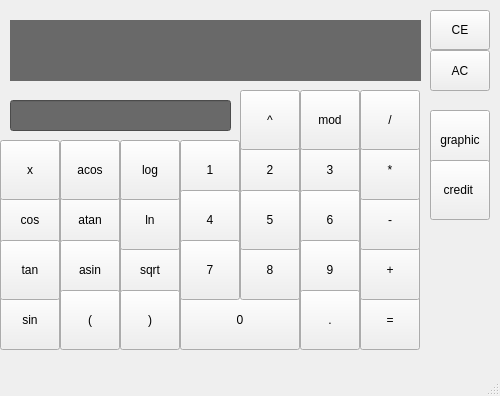
<?xml version="1.0" encoding="UTF-8"?>
<ui version="4.0">
 <class>MainWindow</class>
 <widget class="QMainWindow" name="MainWindow">
  <property name="geometry">
   <rect>
    <x>0</x>
    <y>0</y>
    <width>500</width>
    <height>396</height>
   </rect>
  </property>
  <property name="windowTitle">
   <string>MainWindow</string>
  </property>
  <property name="styleSheet">
   <string notr="true"/>
  </property>
  <widget class="QWidget" name="centralwidget">
   <widget class="QPushButton" name="pushButton_number_0">
    <property name="geometry">
     <rect>
      <x>180</x>
      <y>290</y>
      <width>120</width>
      <height>60</height>
     </rect>
    </property>
    <property name="text">
     <string>0</string>
    </property>
    <property name="shortcut">
     <string>0</string>
    </property>
   </widget>
   <widget class="QPushButton" name="pushButton_number_1">
    <property name="geometry">
     <rect>
      <x>180</x>
      <y>140</y>
      <width>60</width>
      <height>60</height>
     </rect>
    </property>
    <property name="text">
     <string>1</string>
    </property>
    <property name="shortcut">
     <string>1</string>
    </property>
   </widget>
   <widget class="QPushButton" name="pushButton_number_2">
    <property name="geometry">
     <rect>
      <x>240</x>
      <y>140</y>
      <width>60</width>
      <height>60</height>
     </rect>
    </property>
    <property name="text">
     <string>2</string>
    </property>
    <property name="shortcut">
     <string>2</string>
    </property>
   </widget>
   <widget class="QPushButton" name="pushButton_number_3">
    <property name="geometry">
     <rect>
      <x>300</x>
      <y>140</y>
      <width>60</width>
      <height>60</height>
     </rect>
    </property>
    <property name="text">
     <string>3</string>
    </property>
    <property name="shortcut">
     <string>3</string>
    </property>
   </widget>
   <widget class="QPushButton" name="pushButton_number_4">
    <property name="geometry">
     <rect>
      <x>180</x>
      <y>190</y>
      <width>60</width>
      <height>60</height>
     </rect>
    </property>
    <property name="text">
     <string>4</string>
    </property>
    <property name="shortcut">
     <string>4</string>
    </property>
   </widget>
   <widget class="QPushButton" name="pushButton_number_8">
    <property name="geometry">
     <rect>
      <x>240</x>
      <y>240</y>
      <width>60</width>
      <height>60</height>
     </rect>
    </property>
    <property name="text">
     <string>8</string>
    </property>
    <property name="shortcut">
     <string>8</string>
    </property>
   </widget>
   <widget class="QPushButton" name="pushButton_number_7">
    <property name="geometry">
     <rect>
      <x>180</x>
      <y>240</y>
      <width>60</width>
      <height>60</height>
     </rect>
    </property>
    <property name="text">
     <string>7</string>
    </property>
    <property name="shortcut">
     <string>7</string>
    </property>
   </widget>
   <widget class="QPushButton" name="pushButton_number_6">
    <property name="geometry">
     <rect>
      <x>300</x>
      <y>190</y>
      <width>60</width>
      <height>60</height>
     </rect>
    </property>
    <property name="text">
     <string>6</string>
    </property>
    <property name="shortcut">
     <string>6</string>
    </property>
   </widget>
   <widget class="QPushButton" name="pushButton_number_5">
    <property name="geometry">
     <rect>
      <x>240</x>
      <y>190</y>
      <width>60</width>
      <height>60</height>
     </rect>
    </property>
    <property name="text">
     <string>5</string>
    </property>
    <property name="shortcut">
     <string>5</string>
    </property>
   </widget>
   <widget class="QPushButton" name="pushButton_number_9">
    <property name="geometry">
     <rect>
      <x>300</x>
      <y>240</y>
      <width>60</width>
      <height>60</height>
     </rect>
    </property>
    <property name="text">
     <string>9</string>
    </property>
    <property name="shortcut">
     <string>9</string>
    </property>
   </widget>
   <widget class="QPushButton" name="pushButton_dot">
    <property name="geometry">
     <rect>
      <x>300</x>
      <y>290</y>
      <width>60</width>
      <height>60</height>
     </rect>
    </property>
    <property name="text">
     <string>.</string>
    </property>
    <property name="shortcut">
     <string>.</string>
    </property>
   </widget>
   <widget class="QPushButton" name="pushButto_equal">
    <property name="geometry">
     <rect>
      <x>360</x>
      <y>290</y>
      <width>60</width>
      <height>60</height>
     </rect>
    </property>
    <property name="styleSheet">
     <string notr="true"/>
    </property>
    <property name="text">
     <string>=</string>
    </property>
    <property name="shortcut">
     <string>Return</string>
    </property>
   </widget>
   <widget class="QPushButton" name="pushButton_sum">
    <property name="geometry">
     <rect>
      <x>360</x>
      <y>240</y>
      <width>60</width>
      <height>60</height>
     </rect>
    </property>
    <property name="styleSheet">
     <string notr="true"/>
    </property>
    <property name="text">
     <string>+</string>
    </property>
    <property name="shortcut">
     <string>+</string>
    </property>
   </widget>
   <widget class="QPushButton" name="pushButton_min">
    <property name="geometry">
     <rect>
      <x>360</x>
      <y>190</y>
      <width>60</width>
      <height>60</height>
     </rect>
    </property>
    <property name="styleSheet">
     <string notr="true"/>
    </property>
    <property name="text">
     <string>-</string>
    </property>
    <property name="shortcut">
     <string>-</string>
    </property>
   </widget>
   <widget class="QPushButton" name="pushButton_mult">
    <property name="geometry">
     <rect>
      <x>360</x>
      <y>140</y>
      <width>60</width>
      <height>60</height>
     </rect>
    </property>
    <property name="styleSheet">
     <string notr="true"/>
    </property>
    <property name="text">
     <string>*</string>
    </property>
   </widget>
   <widget class="QPushButton" name="pushButton_div">
    <property name="geometry">
     <rect>
      <x>360</x>
      <y>90</y>
      <width>60</width>
      <height>60</height>
     </rect>
    </property>
    <property name="styleSheet">
     <string notr="true"/>
    </property>
    <property name="text">
     <string>/</string>
    </property>
    <property name="shortcut">
     <string>/</string>
    </property>
   </widget>
   <widget class="QPushButton" name="pushButton_cos">
    <property name="geometry">
     <rect>
      <x>0</x>
      <y>190</y>
      <width>60</width>
      <height>60</height>
     </rect>
    </property>
    <property name="text">
     <string>cos</string>
    </property>
   </widget>
   <widget class="QPushButton" name="pushButton_mod">
    <property name="geometry">
     <rect>
      <x>300</x>
      <y>90</y>
      <width>60</width>
      <height>60</height>
     </rect>
    </property>
    <property name="styleSheet">
     <string notr="true"/>
    </property>
    <property name="text">
     <string>mod</string>
    </property>
   </widget>
   <widget class="QPushButton" name="pushButton_pow">
    <property name="geometry">
     <rect>
      <x>240</x>
      <y>90</y>
      <width>60</width>
      <height>60</height>
     </rect>
    </property>
    <property name="styleSheet">
     <string notr="true"/>
    </property>
    <property name="text">
     <string>^</string>
    </property>
   </widget>
   <widget class="QPushButton" name="pushButton_root">
    <property name="geometry">
     <rect>
      <x>120</x>
      <y>240</y>
      <width>60</width>
      <height>60</height>
     </rect>
    </property>
    <property name="text">
     <string>sqrt</string>
    </property>
   </widget>
   <widget class="QPushButton" name="pushButton_sin">
    <property name="geometry">
     <rect>
      <x>0</x>
      <y>290</y>
      <width>60</width>
      <height>60</height>
     </rect>
    </property>
    <property name="text">
     <string>sin</string>
    </property>
   </widget>
   <widget class="QPushButton" name="pushButton_tan">
    <property name="geometry">
     <rect>
      <x>0</x>
      <y>240</y>
      <width>60</width>
      <height>60</height>
     </rect>
    </property>
    <property name="text">
     <string>tan</string>
    </property>
   </widget>
   <widget class="QPushButton" name="pushButton_atan">
    <property name="geometry">
     <rect>
      <x>60</x>
      <y>190</y>
      <width>60</width>
      <height>60</height>
     </rect>
    </property>
    <property name="text">
     <string>atan</string>
    </property>
   </widget>
   <widget class="QPushButton" name="pushButton_acos">
    <property name="geometry">
     <rect>
      <x>60</x>
      <y>140</y>
      <width>60</width>
      <height>60</height>
     </rect>
    </property>
    <property name="text">
     <string>acos</string>
    </property>
   </widget>
   <widget class="QPushButton" name="pushButton_asin">
    <property name="geometry">
     <rect>
      <x>60</x>
      <y>240</y>
      <width>60</width>
      <height>60</height>
     </rect>
    </property>
    <property name="text">
     <string>asin</string>
    </property>
   </widget>
   <widget class="QPushButton" name="pushButton_ln">
    <property name="geometry">
     <rect>
      <x>120</x>
      <y>190</y>
      <width>60</width>
      <height>60</height>
     </rect>
    </property>
    <property name="text">
     <string>ln</string>
    </property>
   </widget>
   <widget class="QPushButton" name="pushButton_log">
    <property name="geometry">
     <rect>
      <x>120</x>
      <y>140</y>
      <width>60</width>
      <height>60</height>
     </rect>
    </property>
    <property name="text">
     <string>log</string>
    </property>
   </widget>
   <widget class="QPushButton" name="pushButton_close_breaket">
    <property name="geometry">
     <rect>
      <x>120</x>
      <y>290</y>
      <width>60</width>
      <height>60</height>
     </rect>
    </property>
    <property name="text">
     <string>)</string>
    </property>
   </widget>
   <widget class="QPushButton" name="pushButton_open_breaket">
    <property name="geometry">
     <rect>
      <x>60</x>
      <y>290</y>
      <width>60</width>
      <height>60</height>
     </rect>
    </property>
    <property name="text">
     <string>(</string>
    </property>
   </widget>
   <widget class="QLabel" name="label">
    <property name="geometry">
     <rect>
      <x>10</x>
      <y>20</y>
      <width>411</width>
      <height>61</height>
     </rect>
    </property>
    <property name="layoutDirection">
     <enum>Qt::LeftToRight</enum>
    </property>
    <property name="styleSheet">
     <string notr="true">background-color:#696969;
color: white;
font-size: 36px;
</string>
    </property>
    <property name="text">
     <string/>
    </property>
    <property name="alignment">
     <set>Qt::AlignRight|Qt::AlignTrailing|Qt::AlignVCenter</set>
    </property>
   </widget>
   <widget class="QPushButton" name="pushButton_2">
    <property name="geometry">
     <rect>
      <x>430</x>
      <y>50</y>
      <width>60</width>
      <height>41</height>
     </rect>
    </property>
    <property name="styleSheet">
     <string notr="true">border-color:#F77E9D;</string>
    </property>
    <property name="text">
     <string>AC</string>
    </property>
   </widget>
   <widget class="QPushButton" name="pushButton">
    <property name="geometry">
     <rect>
      <x>430</x>
      <y>110</y>
      <width>60</width>
      <height>60</height>
     </rect>
    </property>
    <property name="text">
     <string>graphic</string>
    </property>
   </widget>
   <widget class="QPushButton" name="pushButton_x">
    <property name="geometry">
     <rect>
      <x>0</x>
      <y>140</y>
      <width>60</width>
      <height>60</height>
     </rect>
    </property>
    <property name="text">
     <string>x</string>
    </property>
   </widget>
   <widget class="QPushButton" name="pushButton_3">
    <property name="geometry">
     <rect>
      <x>430</x>
      <y>10</y>
      <width>60</width>
      <height>40</height>
     </rect>
    </property>
    <property name="styleSheet">
     <string notr="true">border-color:#F77E9D;</string>
    </property>
    <property name="text">
     <string>CE</string>
    </property>
    <property name="shortcut">
     <string>Backspace</string>
    </property>
   </widget>
   <widget class="QPushButton" name="pushButton_4">
    <property name="geometry">
     <rect>
      <x>430</x>
      <y>160</y>
      <width>60</width>
      <height>60</height>
     </rect>
    </property>
    <property name="text">
     <string>credit </string>
    </property>
   </widget>
   <widget class="QLineEdit" name="lineEdit">
    <property name="geometry">
     <rect>
      <x>10</x>
      <y>100</y>
      <width>221</width>
      <height>31</height>
     </rect>
    </property>
    <property name="styleSheet">
     <string notr="true">background-color:#696969;
color: white;
font-size: 18px;
</string>
    </property>
    <property name="alignment">
     <set>Qt::AlignRight|Qt::AlignTrailing|Qt::AlignVCenter</set>
    </property>
   </widget>
  </widget>
  <widget class="QMenuBar" name="menubar">
   <property name="geometry">
    <rect>
     <x>0</x>
     <y>0</y>
     <width>500</width>
     <height>24</height>
    </rect>
   </property>
  </widget>
  <widget class="QStatusBar" name="statusbar"/>
 </widget>
 <resources/>
 <connections>
  <connection>
   <sender>pushButton_number_1</sender>
   <signal>clicked()</signal>
   <receiver>label</receiver>
   <slot>update()</slot>
   <hints>
    <hint type="sourcelabel">
     <x>363</x>
     <y>199</y>
    </hint>
    <hint type="destinationlabel">
     <x>384</x>
     <y>78</y>
    </hint>
   </hints>
  </connection>
 </connections>
</ui>
